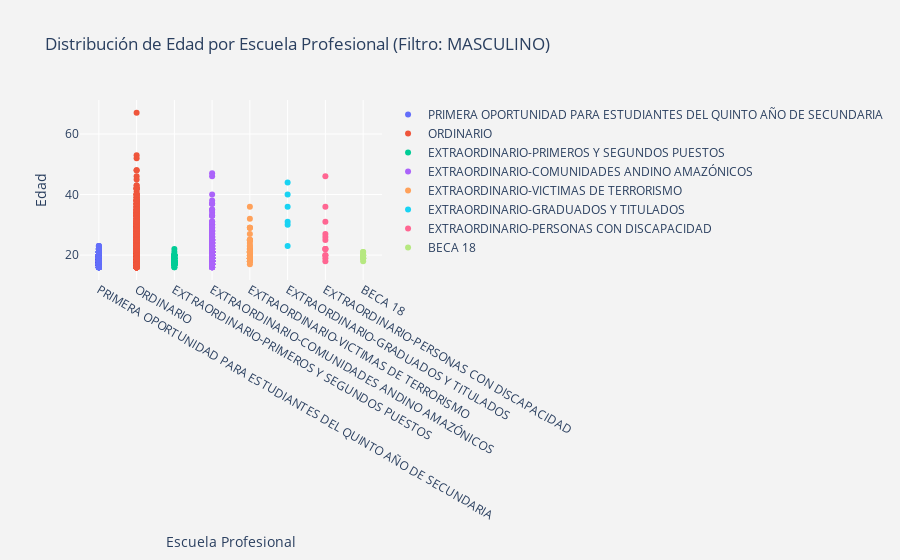

Notebook code cell kept with this figure:
### Code cell
import plotly.graph_objs as go
import plotly.offline as py

# Filtrar por sexo (por ejemplo, 'MASCULINO' o 'FEMENINO')
sexo_filtrado = 'MASCULINO'

# Filtrar el DataFrame por el sexo seleccionado
data_sexo_filtrado = Postulantes[Postulantes['SEXO'] == sexo_filtrado]

# Crear una lista de trazas de dispersión para cada escuela
data_traces = []
for escuela in data_sexo_filtrado['MODALIDAD'].unique():
    trace = go.Scatter(
        x=data_sexo_filtrado[data_sexo_filtrado['MODALIDAD'] == escuela]['MODALIDAD'],
        y=data_sexo_filtrado[data_sexo_filtrado['MODALIDAD'] == escuela]['EDAD'],
        mode='markers',
        name=escuela
    )
    data_traces.append(trace)

layout = go.Layout(
    title='Distribución de Edad por Escuela Profesional (Filtro: ' + sexo_filtrado + ')',
    xaxis=dict(title='Escuela Profesional'),
    yaxis=dict(title='Edad'),
    paper_bgcolor='rgb(243, 243, 243)',
    plot_bgcolor='rgb(243, 243, 243)'
)

# Crear la figura y trazar el gráfico
fig = go.Figure(data=data_traces, layout=layout)
py.iplot(fig)

### Figure 1 — Plotly figure (JSON) as saved in the notebook; plotly's stock layout.template omitted (floating-point values rounded to 4 significant figures; data arrays with more than 128 entries replaced by an {"elided": "..."} marker saying what was removed)
{"data": [{"mode": "markers", "name": "PRIMERA OPORTUNIDAD PARA ESTUDIANTES DEL QUINTO AÑO DE SECUNDARIA", "type": "scatter", "x": {"elided": "612 str values"}, "y": {"elided": "612 int values"}}, {"mode": "markers", "name": "ORDINARIO", "type": "scatter", "x": {"elided": "1817 str values"}, "y": {"elided": "1817 int values"}}, {"mode": "markers", "name": "EXTRAORDINARIO-PRIMEROS Y SEGUNDOS PUESTOS", "type": "scatter", "x": ["EXTRAORDINARIO-PRIMEROS Y SEGUNDOS PUESTOS", "EXTRAORDINARIO-PRIMEROS Y SEGUNDOS PUESTOS", "EXTRAORDINARIO-PRIMEROS Y SEGUNDOS PUESTOS", "EXTRAORDINARIO-PRIMEROS Y SEGUNDOS PUESTOS", "EXTRAORDINARIO-PRIMEROS Y SEGUNDOS PUESTOS", "EXTRAORDINARIO-PRIMEROS Y SEGUNDOS PUESTOS", "EXTRAORDINARIO-PRIMEROS Y SEGUNDOS PUESTOS", "EXTRAORDINARIO-PRIMEROS Y SEGUNDOS PUESTOS", "EXTRAORDINARIO-PRIMEROS Y SEGUNDOS PUESTOS", "EXTRAORDINARIO-PRIMEROS Y SEGUNDOS PUESTOS", "EXTRAORDINARIO-PRIMEROS Y SEGUNDOS PUESTOS", "EXTRAORDINARIO-PRIMEROS Y SEGUNDOS PUESTOS", "EXTRAORDINARIO-PRIMEROS Y SEGUNDOS PUESTOS", "EXTRAORDINARIO-PRIMEROS Y SEGUNDOS PUESTOS", "EXTRAORDINARIO-PRIMEROS Y SEGUNDOS PUESTOS", "EXTRAORDINARIO-PRIMEROS Y SEGUNDOS PUESTOS", "EXTRAORDINARIO-PRIMEROS Y SEGUNDOS PUESTOS", "EXTRAORDINARIO-PRIMEROS Y SEGUNDOS PUESTOS", "EXTRAORDINARIO-PRIMEROS Y SEGUNDOS PUESTOS", "EXTRAORDINARIO-PRIMEROS Y SEGUNDOS PUESTOS", "EXTRAORDINARIO-PRIMEROS Y SEGUNDOS PUESTOS", "EXTRAORDINARIO-PRIMEROS Y SEGUNDOS PUESTOS", "EXTRAORDINARIO-PRIMEROS Y SEGUNDOS PUESTOS", "EXTRAORDINARIO-PRIMEROS Y SEGUNDOS PUESTOS", "EXTRAORDINARIO-PRIMEROS Y SEGUNDOS PUESTOS", "EXTRAORDINARIO-PRIMEROS Y SEGUNDOS PUESTOS", "EXTRAORDINARIO-PRIMEROS Y SEGUNDOS PUESTOS", "EXTRAORDINARIO-PRIMEROS Y SEGUNDOS PUESTOS", "EXTRAORDINARIO-PRIMEROS Y SEGUNDOS PUESTOS", "EXTRAORDINARIO-PRIMEROS Y SEGUNDOS PUESTOS", "EXTRAORDINARIO-PRIMEROS Y SEGUNDOS PUESTOS", "EXTRAORDINARIO-PRIMEROS Y SEGUNDOS PUESTOS", "EXTRAORDINARIO-PRIMEROS Y SEGUNDOS PUESTOS", "EXTRAORDINARIO-PRIMEROS Y SEGUNDOS PUESTOS", "EXTRAORDINARIO-PRIMEROS Y SEGUNDOS PUESTOS", "EXTRAORDINARIO-PRIMEROS Y SEGUNDOS PUESTOS", "EXTRAORDINARIO-PRIMEROS Y SEGUNDOS PUESTOS", "EXTRAORDINARIO-PRIMEROS Y SEGUNDOS PUESTOS", "EXTRAORDINARIO-PRIMEROS Y SEGUNDOS PUESTOS", "EXTRAORDINARIO-PRIMEROS Y SEGUNDOS PUESTOS", "EXTRAORDINARIO-PRIMEROS Y SEGUNDOS PUESTOS", "EXTRAORDINARIO-PRIMEROS Y SEGUNDOS PUESTOS", "EXTRAORDINARIO-PRIMEROS Y SEGUNDOS PUESTOS", "EXTRAORDINARIO-PRIMEROS Y SEGUNDOS PUESTOS", "EXTRAORDINARIO-PRIMEROS Y SEGUNDOS PUESTOS", "EXTRAORDINARIO-PRIMEROS Y SEGUNDOS PUESTOS", "EXTRAORDINARIO-PRIMEROS Y SEGUNDOS PUESTOS", "EXTRAORDINARIO-PRIMEROS Y SEGUNDOS PUESTOS", "EXTRAORDINARIO-PRIMEROS Y SEGUNDOS PUESTOS", "EXTRAORDINARIO-PRIMEROS Y SEGUNDOS PUESTOS", "EXTRAORDINARIO-PRIMEROS Y SEGUNDOS PUESTOS", "EXTRAORDINARIO-PRIMEROS Y SEGUNDOS PUESTOS", "EXTRAORDINARIO-PRIMEROS Y SEGUNDOS PUESTOS", "EXTRAORDINARIO-PRIMEROS Y SEGUNDOS PUESTOS", "EXTRAORDINARIO-PRIMEROS Y SEGUNDOS PUESTOS"], "y": [21, 18, 19, 18, 18, 17, 20, 19, 20, 19, 20, 19, 20, 20, 19, 20, 19, 18, 18, 19, 20, 18, 18, 18, 18, 18, 18, 18, 18, 18, 18, 17, 18, 17, 17, 17, 17, 17, 17, 17, 18, 17, 20, 22, 18, 18, 16, 16, 18, 20, 17, 17, 17, 17, 17]}, {"mode": "markers", "name": "EXTRAORDINARIO-COMUNIDADES ANDINO AMAZÓNICOS", "type": "scatter", "x": {"elided": "446 str values"}, "y": {"elided": "446 int values"}}, {"mode": "markers", "name": "EXTRAORDINARIO-VICTIMAS DE TERRORISMO", "type": "scatter", "x": ["EXTRAORDINARIO-VICTIMAS DE TERRORISMO", "EXTRAORDINARIO-VICTIMAS DE TERRORISMO", "EXTRAORDINARIO-VICTIMAS DE TERRORISMO", "EXTRAORDINARIO-VICTIMAS DE TERRORISMO", "EXTRAORDINARIO-VICTIMAS DE TERRORISMO", "EXTRAORDINARIO-VICTIMAS DE TERRORISMO", "EXTRAORDINARIO-VICTIMAS DE TERRORISMO", "EXTRAORDINARIO-VICTIMAS DE TERRORISMO", "EXTRAORDINARIO-VICTIMAS DE TERRORISMO", "EXTRAORDINARIO-VICTIMAS DE TERRORISMO", "EXTRAORDINARIO-VICTIMAS DE TERRORISMO", "EXTRAORDINARIO-VICTIMAS DE TERRORISMO", "EXTRAORDINARIO-VICTIMAS DE TERRORISMO", "EXTRAORDINARIO-VICTIMAS DE TERRORISMO", "EXTRAORDINARIO-VICTIMAS DE TERRORISMO", "EXTRAORDINARIO-VICTIMAS DE TERRORISMO", "EXTRAORDINARIO-VICTIMAS DE TERRORISMO", "EXTRAORDINARIO-VICTIMAS DE TERRORISMO", "EXTRAORDINARIO-VICTIMAS DE TERRORISMO", "EXTRAORDINARIO-VICTIMAS DE TERRORISMO", "EXTRAORDINARIO-VICTIMAS DE TERRORISMO", "EXTRAORDINARIO-VICTIMAS DE TERRORISMO", "EXTRAORDINARIO-VICTIMAS DE TERRORISMO", "EXTRAORDINARIO-VICTIMAS DE TERRORISMO", "EXTRAORDINARIO-VICTIMAS DE TERRORISMO", "EXTRAORDINARIO-VICTIMAS DE TERRORISMO", "EXTRAORDINARIO-VICTIMAS DE TERRORISMO", "EXTRAORDINARIO-VICTIMAS DE TERRORISMO", "EXTRAORDINARIO-VICTIMAS DE TERRORISMO", "EXTRAORDINARIO-VICTIMAS DE TERRORISMO", "EXTRAORDINARIO-VICTIMAS DE TERRORISMO", "EXTRAORDINARIO-VICTIMAS DE TERRORISMO", "EXTRAORDINARIO-VICTIMAS DE TERRORISMO", "EXTRAORDINARIO-VICTIMAS DE TERRORISMO", "EXTRAORDINARIO-VICTIMAS DE TERRORISMO", "EXTRAORDINARIO-VICTIMAS DE TERRORISMO", "EXTRAORDINARIO-VICTIMAS DE TERRORISMO", "EXTRAORDINARIO-VICTIMAS DE TERRORISMO", "EXTRAORDINARIO-VICTIMAS DE TERRORISMO", "EXTRAORDINARIO-VICTIMAS DE TERRORISMO", "EXTRAORDINARIO-VICTIMAS DE TERRORISMO"], "y": [25, 22, 21, 25, 29, 36, 19, 25, 27, 20, 20, 21, 25, 18, 24, 19, 21, 21, 21, 22, 22, 19, 19, 29, 21, 21, 19, 20, 18, 19, 18, 21, 18, 32, 17, 19, 25, 29, 23, 23, 19]}, {"mode": "markers", "name": "EXTRAORDINARIO-GRADUADOS Y TITULADOS", "type": "scatter", "x": ["EXTRAORDINARIO-GRADUADOS Y TITULADOS", "EXTRAORDINARIO-GRADUADOS Y TITULADOS", "EXTRAORDINARIO-GRADUADOS Y TITULADOS", "EXTRAORDINARIO-GRADUADOS Y TITULADOS", "EXTRAORDINARIO-GRADUADOS Y TITULADOS", "EXTRAORDINARIO-GRADUADOS Y TITULADOS"], "y": [23, 40, 36, 31, 44, 30]}, {"mode": "markers", "name": "EXTRAORDINARIO-PERSONAS CON DISCAPACIDAD", "type": "scatter", "x": ["EXTRAORDINARIO-PERSONAS CON DISCAPACIDAD", "EXTRAORDINARIO-PERSONAS CON DISCAPACIDAD", "EXTRAORDINARIO-PERSONAS CON DISCAPACIDAD", "EXTRAORDINARIO-PERSONAS CON DISCAPACIDAD", "EXTRAORDINARIO-PERSONAS CON DISCAPACIDAD", "EXTRAORDINARIO-PERSONAS CON DISCAPACIDAD", "EXTRAORDINARIO-PERSONAS CON DISCAPACIDAD", "EXTRAORDINARIO-PERSONAS CON DISCAPACIDAD", "EXTRAORDINARIO-PERSONAS CON DISCAPACIDAD", "EXTRAORDINARIO-PERSONAS CON DISCAPACIDAD", "EXTRAORDINARIO-PERSONAS CON DISCAPACIDAD", "EXTRAORDINARIO-PERSONAS CON DISCAPACIDAD", "EXTRAORDINARIO-PERSONAS CON DISCAPACIDAD"], "y": [31, 22, 20, 27, 22, 36, 22, 46, 20, 18, 25, 19, 26]}, {"mode": "markers", "name": "BECA 18", "type": "scatter", "x": ["BECA 18", "BECA 18", "BECA 18", "BECA 18", "BECA 18", "BECA 18", "BECA 18", "BECA 18", "BECA 18", "BECA 18"], "y": [19, 19, 19, 20, 21, 20, 18, 21, 19, 20]}], "layout": {"paper_bgcolor": "rgb(243, 243, 243)", "plot_bgcolor": "rgb(243, 243, 243)", "title": {"text": "Distribución de Edad por Escuela Profesional (Filtro: MASCULINO)"}, "xaxis": {"title": {"text": "Escuela Profesional"}}, "yaxis": {"title": {"text": "Edad"}}}}
